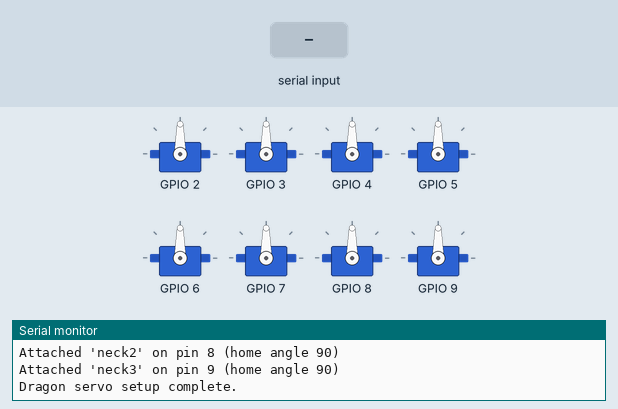
A sketch run on a simulated ESP32. On the bench: 8 × servo, the last lines printed to the serial monitor. The test bench sets the inputs (shaded band).

Above: at 1.5 s.
1.6 s: "blink\n" received over Serial
At 2.07 s:
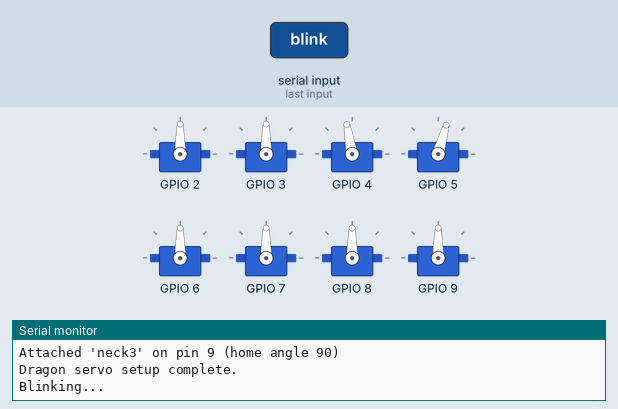
3.7 s: "blink 1\n" received over Serial
5.2 s: "90 45\n" received over Serial
Timing chart, 0 to 8.2 s (numbered marks = the images above; inputs shaded):
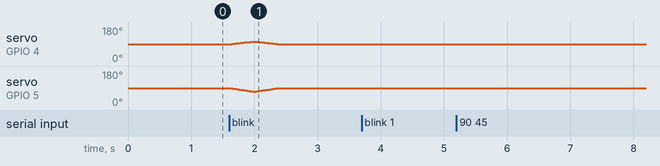

Measured:
- after the input at 1.6 s, servo on GPIO 4: rises from 90° to 103° in 0.34 s, then falls to 90° in 0.38 s

The sketch:

dragon_servos_1.ino
```cpp
#include <Servo.h>

// ============================================================
// SERVO-TO-PIN CONFIGURATION
// This is the ONLY section you should need to edit when you
// add, remove, or rewire a servo. Everything below reads from
// this list automatically.
// ============================================================

struct ServoConfig {
  const char* name;   // friendly name, used in Serial output
  uint8_t pin;         // Arduino pin the servo signal wire is on
  int homeAngle;       // resting/neutral angle (0-180)
  int minAngle;         // safe minimum angle for this servo
  int maxAngle;         // safe maximum angle for this servo
};

// Add/remove/edit rows here. Order doesn't matter.
ServoConfig servoConfigs[] = {
  { "eyeLeft",     2, 90,  60, 120 },
  { "eyeRight",    3, 90,  60, 120 },
  { "eyelidLeft",  4, 90,  60, 120 },
  { "eyelidRight", 5, 90,  60, 120 },
  { "jaw",         6, 90,  60, 120 },
  { "neck1",       7, 90,  30, 150 },
  { "neck2",       8, 90,  30, 150 },
  { "neck3",       9, 90,  30, 150 },
};

const uint8_t NUM_SERVOS = sizeof(servoConfigs) / sizeof(servoConfigs[0]);

// ============================================================
// Everything below this line is generic plumbing — you
// shouldn't need to touch it just to change pins/servos.
// ============================================================

Servo servos[NUM_SERVOS];

// Look up a servo's array index by its friendly name.
// Returns -1 if not found.
int servoIndex(const char* name) {
  for (uint8_t i = 0; i < NUM_SERVOS; i++) {
    if (strcmp(servoConfigs[i].name, name) == 0) {
      return i;
    }
  }
  return -1;
}

// Move a named servo to an angle, clamped to its configured safe range.
void moveServo(const char* name, int angle) {
  int idx = servoIndex(name);
  if (idx == -1) {
    Serial.print("Unknown servo: ");
    Serial.println(name);
    return;
  }
  angle = constrain(angle, servoConfigs[idx].minAngle, servoConfigs[idx].maxAngle);
  servos[idx].write(angle);
}

void setup() {
  Serial.begin(9600);

  for (uint8_t i = 0; i < NUM_SERVOS; i++) {
    servos[i].attach(servoConfigs[i].pin);
    servos[i].write(servoConfigs[i].homeAngle);

    Serial.print("Attached '");
    Serial.print(servoConfigs[i].name);
    Serial.print("' on pin ");
    Serial.print(servoConfigs[i].pin);
    Serial.print(" (home angle ");
    Serial.print(servoConfigs[i].homeAngle);
    Serial.println(")");
  }

  Serial.println("Dragon servo setup complete.");
}

void loop() {
  handleSerialCommands();
}

// ============================================================
// Synchronized blink
// eyelidRight: 90 -> 71 -> 90
// eyelidLeft:  90 -> 103 -> 90
// Both move together, step by step, so they reach their closed
// position at the same moment. "Slightly slower than normal"
// speed is set by stepDelayMs below.
// ============================================================
void blinkEyelids() {
  const int startAngle = 90;
  const int rightClosed = 71;
  const int leftClosed = 103;
  const int stepDelayMs = 20; // higher = slower; ~15ms is "normal" servo speed, so 20ms is slightly slower

  int rightSteps = abs(startAngle - rightClosed); // 19
  int leftSteps = abs(leftClosed - startAngle);   // 13
  int steps = max(rightSteps, leftSteps);          // use the larger so both arrive together

  // Closing: startAngle -> closed
  for (int i = 0; i <= steps; i++) {
    float t = (float)i / steps; // 0.0 -> 1.0
    int rightAngle = startAngle + t * (rightClosed - startAngle);
    int leftAngle = startAngle + t * (leftClosed - startAngle);
    moveServo("eyelidRight", rightAngle);
    moveServo("eyelidLeft", leftAngle);
    delay(stepDelayMs);
  }

  // Opening: closed -> startAngle
  for (int i = 0; i <= steps; i++) {
    float t = (float)i / steps;
    int rightAngle = rightClosed + t * (startAngle - rightClosed);
    int leftAngle = leftClosed + t * (startAngle - leftClosed);
    moveServo("eyelidRight", rightAngle);
    moveServo("eyelidLeft", leftAngle);
    delay(stepDelayMs);
  }
}

// ============================================================
// Serial command handling
// Type into the Serial Monitor: <servoName> <angle>
// Example:   jaw 60
// Press Enter (make sure Serial Monitor line ending is set to
// "Newline" or "Both NL & CR").
// ============================================================
void handleSerialCommands() {
  if (!Serial.available()) {
    return;
  }

  String line = Serial.readStringUntil('\n');
  line.trim();

  if (line.length() == 0) {
    return;
  }

  if (line.equalsIgnoreCase("blink")) {
    Serial.println("Blinking...");
    blinkEyelids();
    Serial.println("Blink done.");
    return;
  }

  int spaceIndex = line.indexOf(' ');
  if (spaceIndex == -1) {
    Serial.println("Format: <servoName> <angle>   e.g. jaw 60");
    return;
  }

  String name = line.substring(0, spaceIndex);
  String angleStr = line.substring(spaceIndex + 1);
  angleStr.trim();

  if (angleStr.length() == 0) {
    Serial.println("Format: <servoName> <angle>   e.g. jaw 60");
    return;
  }

  int angle = angleStr.toInt();

  int idx = servoIndex(name.c_str());
  if (idx == -1) {
    Serial.print("Unknown servo: ");
    Serial.println(name);
    Serial.print("Valid names: ");
    for (uint8_t i = 0; i < NUM_SERVOS; i++) {
      Serial.print(servoConfigs[i].name);
      if (i < NUM_SERVOS - 1) Serial.print(", ");
    }
    Serial.println();
    return;
  }

  moveServo(name.c_str(), angle);

  Serial.print(name);
  Serial.print(" -> ");
  Serial.print(constrain(angle, servoConfigs[idx].minAngle, servoConfigs[idx].maxAngle));
  Serial.println(" degrees");
}
```
